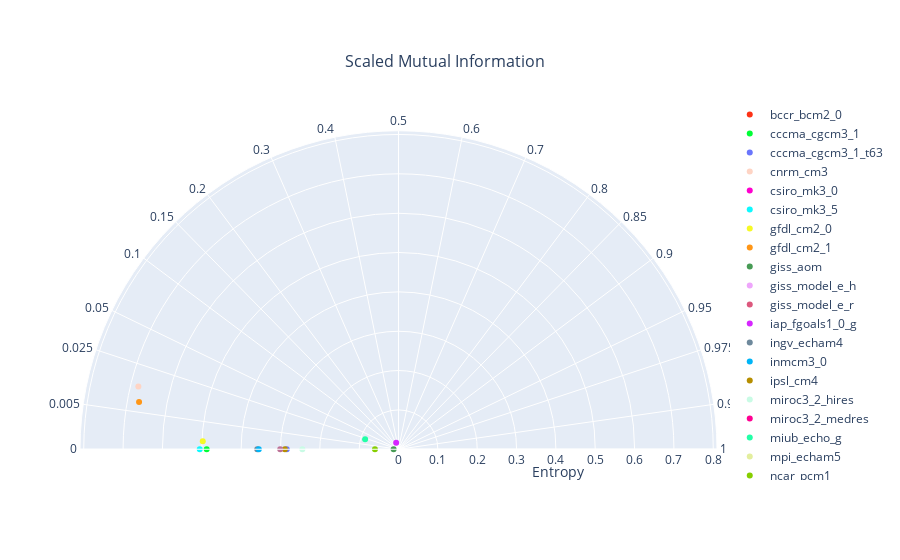

Notebook cell for this chart:
### Code cell
chart_mi_res = chart_create_mid(df_dataset_1_mid, 'bccr_bcm2_0', string_type=string_type_mid)
chart_mi_res.show()

### Figure 1 — Plotly figure (JSON) as saved in the notebook; plotly's stock layout.template omitted (floating-point values rounded to 4 significant figures)
{"data": [{"marker": {"color": "#FD3216"}, "mode": "markers", "name": "bccr_bcm2_0", "r": [-0.517], "theta": [0], "type": "scatterpolar"}, {"marker": {"color": "#00FE35"}, "mode": "markers", "name": "cccma_cgcm3_1", "r": [0.4875], "theta": [180], "type": "scatterpolar"}, {"marker": {"color": "#6A76FC"}, "mode": "markers", "name": "cccma_cgcm3_1_t63", "r": [0.2839], "theta": [180], "type": "scatterpolar"}, {"marker": {"color": "#FED4C4"}, "mode": "markers", "name": "cnrm_cm3", "r": [0.6801], "theta": [166.4], "type": "scatterpolar"}, {"marker": {"color": "#FE00CE"}, "mode": "markers", "name": "csiro_mk3_0", "r": [-0.03622], "theta": [79.79], "type": "scatterpolar"}, {"marker": {"color": "#0DF9FF"}, "mode": "markers", "name": "csiro_mk3_5", "r": [0.5051], "theta": [180], "type": "scatterpolar"}, {"marker": {"color": "#F6F926"}, "mode": "markers", "name": "gfdl_cm2_0", "r": [0.4978], "theta": [177.7], "type": "scatterpolar"}, {"marker": {"color": "#FF9616"}, "mode": "markers", "name": "gfdl_cm2_1", "r": [0.6703], "theta": [169.7], "type": "scatterpolar"}, {"marker": {"color": "#479B55"}, "mode": "markers", "name": "giss_aom", "r": [0.01245], "theta": [180], "type": "scatterpolar"}, {"marker": {"color": "#EEA6FB"}, "mode": "markers", "name": "giss_model_e_h", "r": [-0.3408], "theta": [140.4], "type": "scatterpolar"}, {"marker": {"color": "#DC587D"}, "mode": "markers", "name": "giss_model_e_r", "r": [-0.1136], "theta": [180], "type": "scatterpolar"}, {"marker": {"color": "#D626FF"}, "mode": "markers", "name": "iap_fgoals1_0_g", "r": [0.0174], "theta": [110.0], "type": "scatterpolar"}, {"marker": {"color": "#6E899C"}, "mode": "markers", "name": "ingv_echam4", "r": [0.359], "theta": [180], "type": "scatterpolar"}, {"marker": {"color": "#00B5F7"}, "mode": "markers", "name": "inmcm3_0", "r": [0.355], "theta": [180], "type": "scatterpolar"}, {"marker": {"color": "#B68E00"}, "mode": "markers", "name": "ipsl_cm4", "r": [0.2888], "theta": [180], "type": "scatterpolar"}, {"marker": {"color": "#C9FBE5"}, "mode": "markers", "name": "miroc3_2_hires", "r": [0.2443], "theta": [180], "type": "scatterpolar"}, {"marker": {"color": "#FF0092"}, "mode": "markers", "name": "miroc3_2_medres", "r": [-0.3302], "theta": [135.6], "type": "scatterpolar"}, {"marker": {"color": "#22FFA7"}, "mode": "markers", "name": "miub_echo_g", "r": [0.08862], "theta": [163.3], "type": "scatterpolar"}, {"marker": {"color": "#E3EE9E"}, "mode": "markers", "name": "mpi_echam5", "r": [-0.1654], "theta": [128.0], "type": "scatterpolar"}, {"marker": {"color": "#86CE00"}, "mode": "markers", "name": "ncar_pcm1", "r": [0.05987], "theta": [180], "type": "scatterpolar"}, {"marker": {"color": "#BC7196"}, "mode": "markers", "name": "ukmo_hadcm3", "r": [0.3006], "theta": [180], "type": "scatterpolar"}, {"marker": {"color": "#7E7DCD"}, "mode": "markers", "name": "ukmo_hadgem1", "r": [-0.5024], "theta": [145.5], "type": "scatterpolar"}], "layout": {"autosize": true, "polar": {"angularaxis": {"direction": "counterclockwise", "ticktext": [0, 0.005, 0.025, 0.05, 0.1, 0.15, 0.2, 0.3, 0.4, 0.5, 0.6, 0.7, 0.8, 0.85, 0.9, 0.95, 0.975, 0.995, 1], "tickvals": [180, 171.9, 161.8, 154.2, 143.1, 134.4, 126.9, 113.6, 101.5, 90, 78.46, 66.42, 53.13, 45.57, 36.87, 25.84, 18.19, 8.11, 0], "type": "linear"}, "radialaxis": {"autorange": false, "range": [0, 0.8095], "title": {"text": "Entropy"}, "type": "linear"}, "sector": [0, 180]}, "title": {"font": {"size": 16}, "text": "Scaled Mutual Information", "x": 0.494, "xanchor": "center", "y": 0.9, "yanchor": "top"}}}
